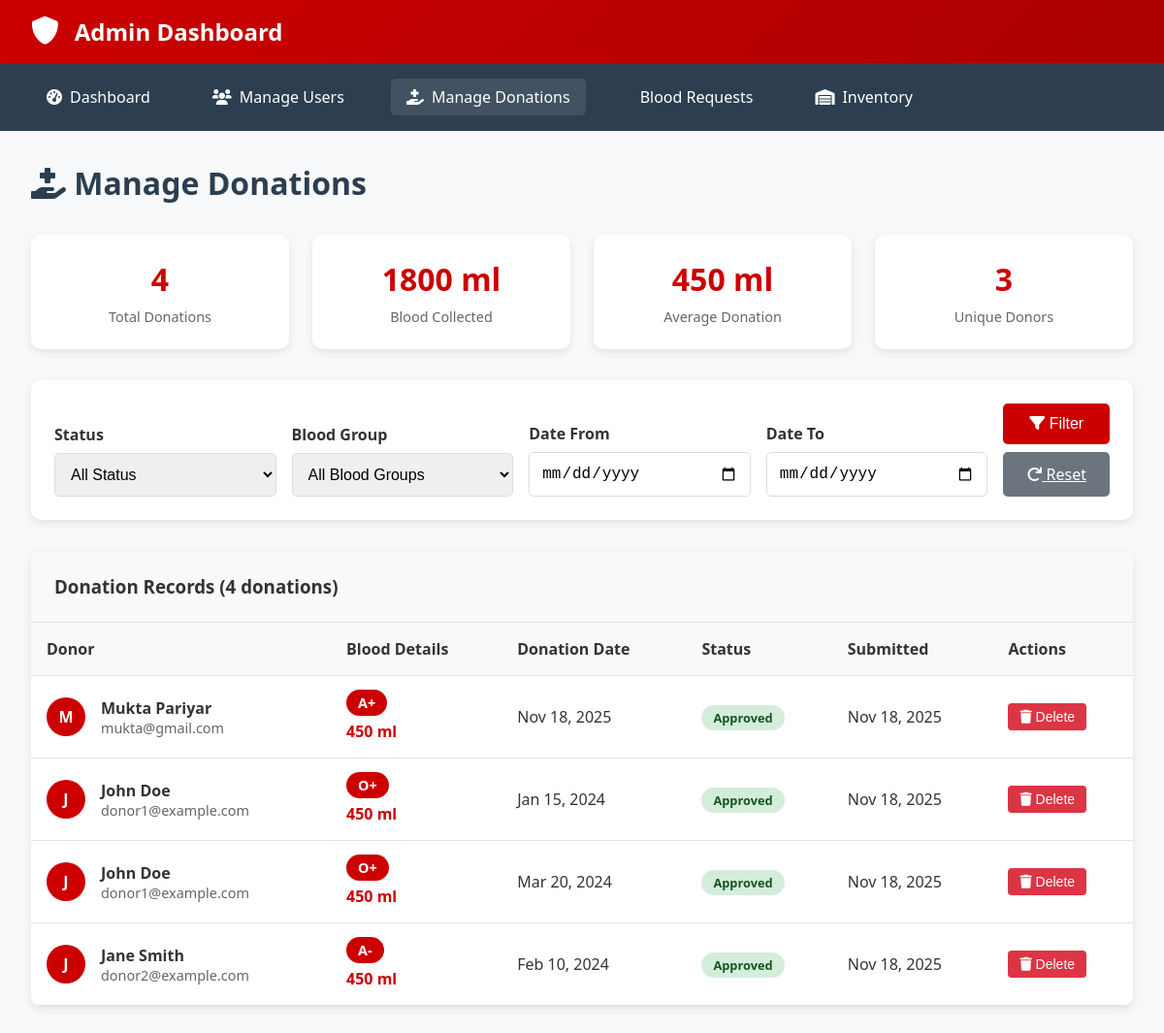
Screenshot of /admin/manage_donations.php with the database file from the repository.
### tables this page shows
CREATE TABLE `donations` (
  `id` int(11) NOT NULL,
  `donor_id` int(11) DEFAULT NULL,
  `blood_group` enum('A+','A-','B+','B-','AB+','AB-','O+','O-') NOT NULL,
  `donation_date` date NOT NULL,
  `quantity_ml` int(11) NOT NULL,
  `status` enum('pending','approved','rejected') DEFAULT 'pending',
  `created_at` timestamp NOT NULL DEFAULT current_timestamp(),
  `donation_type` varchar(50) NOT NULL DEFAULT 'whole_blood',
  `donation_center` varchar(255) DEFAULT NULL,
  `health_conditions` text DEFAULT NULL,
  `medications` text DEFAULT NULL,
  `travel_history` text DEFAULT NULL,
  `recent_sickness` enum('yes','no') DEFAULT 'no',
  `tattoo_piercing` enum('yes','no') DEFAULT 'no'
);

CREATE TABLE `users` (
  `id` int(11) NOT NULL,
  `username` varchar(50) NOT NULL,
  `email` varchar(100) NOT NULL,
  `password` varchar(255) NOT NULL,
  `role` enum('admin','donor','seeker') NOT NULL,
  `full_name` varchar(100) NOT NULL,
  `blood_group` enum('A+','A-','B+','B-','AB+','AB-','O+','O-') DEFAULT NULL,
  `date_of_birth` date DEFAULT NULL,
  `phone` varchar(15) DEFAULT NULL,
  `address` text DEFAULT NULL,
  `status` enum('active','inactive') DEFAULT 'active',
  `created_at` timestamp NOT NULL DEFAULT current_timestamp()
);

### admin/manage_donations.php (the view, shortened to what this page needs)
<?php
$database = new Database();
$db = $database->getConnection();
$date_from = $_GET['date_from'] ?? '';
$date_to = $_GET['date_to'] ?? '';
$query = "SELECT d.*, u.full_name, u.email, u.phone
          FROM donations d
          JOIN users u ON d.donor_id = u.id
          WHERE 1=1";
$params = [];
$query .= " ORDER BY d.created_at DESC";
$stmt = $db->prepare($query);
$stmt->execute($params);
$donations = $stmt->fetchAll(PDO::FETCH_ASSOC);
$stats_query = "SELECT
    COUNT(*) as total_donations,
    SUM(quantity_ml) as total_blood,
    AVG(quantity_ml) as avg_donation,
    COUNT(DISTINCT donor_id) as unique_donors
    FROM donations
    WHERE status = 'approved'";
$stats_stmt = $db->prepare($stats_query);
$stats_stmt->execute();
$donation_stats = $stats_stmt->fetch(PDO::FETCH_ASSOC);
?>
<!DOCTYPE html>
<html lang="en">
<head>
    <link rel="stylesheet" href="https://cdnjs.cloudflare.com/ajax/libs/font-awesome/6.0.0/css/all.min.css">
</head>
<body>
    <header class="admin-header">
        <nav class="admin-nav">
            <div class="admin-brand">
                <i class="fas fa-shield-alt"></i>
                <h1>Admin Dashboard</h1>
            </div>
        </nav>
    </header>
    <nav class="admin-menu">
        <div class="menu-container">
            <div class="menu-links">
                <a href="dashboard.php"><i class="fas fa-tachometer-alt"></i> Dashboard</a>
                <a href="manage_users.php"><i class="fas fa-users"></i> Manage Users</a>
                <a href="manage_donations.php" class="active"><i class="fas fa-hand-holding-medical"></i> Manage Donations</a>
                <a href="manage_blood_requests.php"><i class="fas fa-blood"></i> Blood Requests</a>
                <a href="blood_inventory.php"><i class="fas fa-warehouse"></i> Inventory</a>
            </div>
        </div>
    </nav>
    <div class="admin-container">
        <div class="page-header">
            <h1 class="page-title"><i class="fas fa-hand-holding-medical"></i> Manage Donations</h1>
        </div>
        <div class="stats-grid">
            <div class="stat-card">
                <div class="stat-number"><?php echo $donation_stats['total_donations'] ?? '0'; ?></div>
                <div class="stat-label">Total Donations</div>
            </div>
            <div class="stat-card">
                <div class="stat-number"><?php echo $donation_stats['total_blood'] ?? '0'; ?> ml</div>
                <div class="stat-label">Blood Collected</div>
            </div>
            <div class="stat-card">
                <div class="stat-number"><?php echo round($donation_stats['avg_donation'] ?? '0'); ?> ml</div>
                <div class="stat-label">Average Donation</div>
            </div>
            <div class="stat-card">
                <div class="stat-number"><?php echo $donation_stats['unique_donors'] ?? '0'; ?></div>
                <div class="stat-label">Unique Donors</div>
            </div>
        </div>
        <div class="filters-card">
            <form method="GET" class="filter-form">
                <div class="form-group">
                    <label>Status</label>
                    <select name="status">
                        <option value="">All Status</option>
                    </select>
                </div>
                <div class="form-group">
                    <label>Blood Group</label>
                    <select name="blood_group">
                        <option value="">All Blood Groups</option>
                    </select>
                </div>
                <div class="form-group">
                    <label>Date From</label>
                    <input type="date" name="date_from" value="<?php echo htmlspecialchars($date_from); ?>">
                </div>
                <div class="form-group">
                    <label>Date To</label>
                    <input type="date" name="date_to" value="<?php echo htmlspecialchars($date_to); ?>">
                </div>
                <div class="form-group">
                    <button type="submit" class="btn btn-primary">
                        <i class="fas fa-filter"></i> Filter
                    </button>
                    <a href="manage_donations.php" class="btn btn-secondary" style="margin-top: 0.5rem;">
                        <i class="fas fa-redo"></i> Reset
                    </a>
                </div>
            </form>
        </div>
        <div class="donations-table">
            <div class="table-header">
                <h3>Donation Records (<?php echo count($donations); ?> donations)</h3>
            </div>
            <div class="table-container">
                <?php if (count($donations) > 0): ?>
                    <table>
                        <thead>
                            <tr>
                                <th>Donor</th>
                                <th>Blood Details</th>
                                <th>Donation Date</th>
                                <th>Status</th>
                                <th>Submitted</th>
                                <th>Actions</th>
                            </tr>
                        </thead>
                        <tbody>
                            <?php foreach ($donations as $donation): ?>
                                <tr>
                                    <td>
                                        <div style="display: flex; align-items: center; gap: 1rem;">
                                            <div class="user-avatar" style="width: 40px; height: 40px; background: #c00; border-radius: 50%; display: flex; align-items: center; justify-content: center; color: white; font-weight: bold;">
                                                <?php echo strtoupper(substr($donation['full_name'], 0, 1)); ?>
                                            </div>
                                            <div>
                                                <div style="font-weight: 600;"><?php echo htmlspecialchars($donation['full_name']); ?></div>
                                                <div style="color: #666; font-size: 0.9rem;"><?php echo htmlspecialchars($donation['email']); ?></div>
                                            </div>
                                        </div>
                                    </td>
                                    <td>
                                        <div>
                                            <span class="blood-group-badge"><?php echo $donation['blood_group']; ?></span>
                                            <div class="quantity-display" style="margin-top: 0.5rem;"><?php echo $donation['quantity_ml']; ?> ml</div>
                                        </div>
                                    </td>
                                    <td>
                                        <?php echo date('M j, Y', strtotime($donation['donation_date'])); ?>
                                    </td>
                                    <td>
                                        <span class="status-badge status-<?php echo $donation['status']; ?>">
                                            <?php echo ucfirst($donation['status']); ?>
                                        </span>
                                    </td>
                                    <td>
                                        <?php echo date('M j, Y', strtotime($donation['created_at'])); ?>
                                    </td>
                                    <td>
                                        <div class="action-buttons">
                                            <form method="POST" style="display: inline;">
                                                <button type="submit" class="btn btn-danger btn-sm" onclick="return confirm('Delete this donation record permanently?')">
                                                    <i class="fas fa-trash"></i> Delete
                                                </button>
                                            </form>
                                        </div>
                                    </td>
                                </tr>
                            <?php endforeach; ?>
                        </tbody>
                    </table>
                <?php endif; ?>
            </div>
        </div>
    </div>
</body>
</html>

### admin/manage_donations.php (style rules this page uses)
.blood-group-badge { padding: 0.25rem 0.75rem; border-radius: 15px; font-size: 0.9rem; font-weight: bold; background: #c00; color: white; }
.quantity-display { font-weight: bold; color: #c00; }
.status-approved { background: #d4edda; color: #155724; }
* { margin: 0; padding: 0; box-sizing: border-box; }
body { font-family: 'Segoe UI', Tahoma, Geneva, Verdana, sans-serif; background: #f8f9fa; color: #333; }
.admin-header { background: linear-gradient(135deg, #c00 0%, #a00 100%); color: white; padding: 1rem 0; box-shadow: 0 2px 10px rgba(0,0,0,0.1); }
.admin-nav { display: flex; justify-content: space-between; align-items: center; max-width: 1400px; margin: 0 auto; padding: 0 2rem; }
.admin-brand { display: flex; align-items: center; gap: 1rem; }
.admin-brand i { font-size: 1.8rem; }
.admin-brand h1 { font-size: 1.5rem; font-weight: 700; }
.admin-menu { background: #2c3e50; padding: 1rem 0; }
.menu-container { max-width: 1400px; margin: 0 auto; padding: 0 2rem; }
.menu-links { display: flex; gap: 2rem; }
.menu-links a { color: white; text-decoration: none; padding: 0.5rem 1rem; border-radius: 5px; transition: background 0.3s; display: flex; align-items: center; gap: 0.5rem; }
.menu-links a:hover, .menu-links a.active { background: rgba(255,255,255,0.1); }
.admin-container { max-width: 1400px; margin: 2rem auto; padding: 0 2rem; }
.page-header { display: flex; justify-content: between; align-items: center; margin-bottom: 2rem; }
.page-title { color: #2c3e50; }
.stats-grid { display: grid; grid-template-columns: repeat(auto-fit, minmax(200px, 1fr)); gap: 1.5rem; margin-bottom: 2rem; }
.stat-card { background: white; padding: 1.5rem; border-radius: 10px; box-shadow: 0 3px 10px rgba(0,0,0,0.1); text-align: center; }
.stat-number { font-size: 2rem; font-weight: bold; color: #c00; margin-bottom: 0.5rem; }
.stat-label { color: #666; font-size: 0.9rem; }
.filters-card { background: white; padding: 1.5rem; border-radius: 10px; box-shadow: 0 3px 10px rgba(0,0,0,0.1); margin-bottom: 2rem; }
.filter-form { display: grid; grid-template-columns: 1fr 1fr 1fr 1fr auto; gap: 1rem; align-items: end; }
.form-group { display: flex; flex-direction: column; }
.form-group label { margin-bottom: 0.5rem; font-weight: 600; color: #333; }
.form-group select, .form-group input { padding: 0.75rem; border: 1px solid #ddd; border-radius: 5px; font-size: 1rem; }
.btn { padding: 0.75rem 1.5rem; border: none; border-radius: 5px; cursor: pointer; font-size: 1rem; transition: all 0.3s; }
.btn-primary { background: #c00; color: white; }
.btn-secondary { background: #6c757d; color: white; }
.donations-table { background: white; border-radius: 10px; box-shadow: 0 3px 10px rgba(0,0,0,0.1); overflow: hidden; }
.table-header { background: #f8f9fa; padding: 1.5rem; border-bottom: 1px solid #dee2e6; }
.table-container { overflow-x: auto; }
table { width: 100%; border-collapse: collapse; }
th, td { padding: 1rem; text-align: left; border-bottom: 1px solid #dee2e6; }
th { background: #f8f9fa; font-weight: 600; color: #333; }
.status-badge { padding: 0.25rem 0.75rem; border-radius: 15px; font-size: 0.8rem; font-weight: 600; }
.action-buttons { display: flex; gap: 0.5rem; }
.btn-sm { padding: 0.375rem 0.75rem; font-size: 0.875rem; border-radius: 0.25rem; }
.btn-danger { background: #dc3545; color: white; }

### rows the page displays
donations: donor.full_name "M", donor.full_name "Mukta Pariyar", donor.email "mukta@gmail.com", blood_group "A+", quantity_ml "450", donation_date "Nov 18, 2025", status "Approved", created_at "Nov 18, 2025"
donations: donor.full_name "J", donor.full_name "John Doe", donor.email "donor1@example.com", blood_group "O+", quantity_ml "450", donation_date "Jan 15, 2024", status "Approved", created_at "Nov 18, 2025"
donations: donor.full_name "J", donor.full_name "John Doe", donor.email "donor1@example.com", blood_group "O+", quantity_ml "450", donation_date "Mar 20, 2024", status "Approved", created_at "Nov 18, 2025"
donations: donor.full_name "J", donor.full_name "Jane Smith", donor.email "donor2@example.com", blood_group "A-", quantity_ml "450", donation_date "Feb 10, 2024", status "Approved", created_at "Nov 18, 2025"

### other values shown
$donation_stats['total_donations'] "4"
$donation_stats['total_blood'] "1800"
$donation_stats['avg_donation'] "450"
$donation_stats['unique_donors'] "3"
count($donations) "4"
